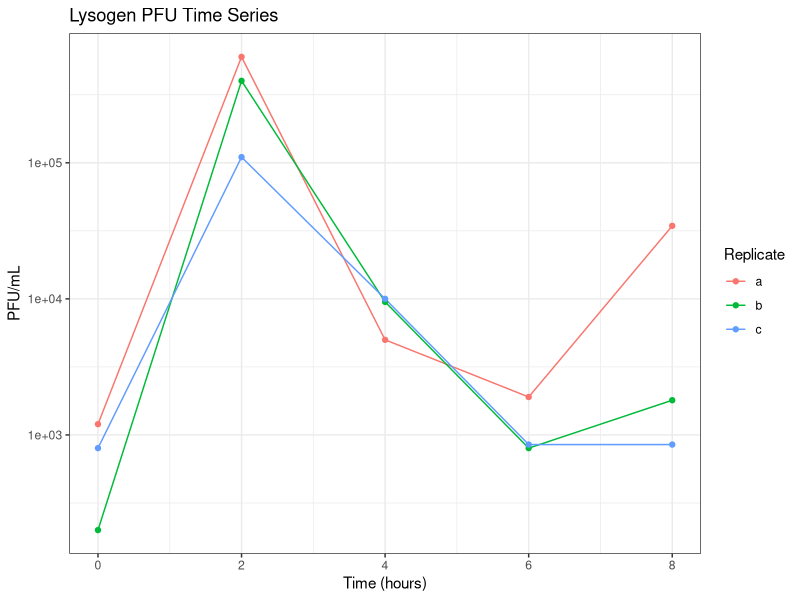

The R source for this figure:
# load packages -----------------------------------------------------------

library(tidyverse)
library(dplyr)
library(ggplot2)
library(scales)


# import data and summarise ------------------------------------------------

pfu <- read_csv("data-raw/pfu.csv")

summary <- pfu |> 
  group_by(culture, time) |> 
  summarise(mean_pfu = mean(PFU, na.rm = T), .groups = "drop")


# plotting ----------------------------------------------------------------

plot <- ggplot(summary, aes(x = time, y = mean_pfu, colour = culture)) +
  geom_line()+
  geom_point()+
  scale_y_log10(labels = label_scientific())+
  labs(x = "Time (hours)",
       y = "PFU/mL",
       title = "Lysogen PFU Time Series",
       colour = "Replicate")+
  theme_bw()

ggsave("plots/plot.png", plot = plot, width = 7, height = 5, dpi = 300)
